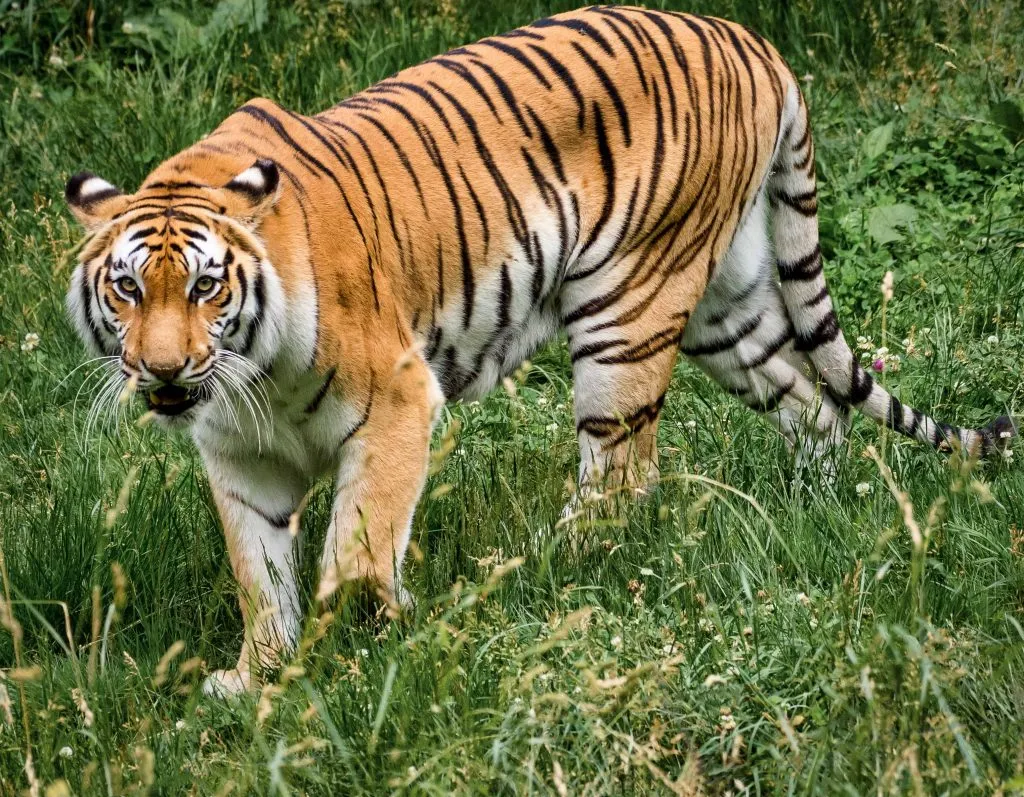
#> input picture lzl/Assignment221012/Bengal-Tiger.webp, 1024 x 797 px, found by its file name
$ python opencv_tiger_madhead.py
#> lines starting #> are read from the running program, lines starting #| are printed output that depends on the picture; after the words box and inside, x2 and y2 are one past the last pixel; in counts of white or black regions, pixels touching at a corner belong together
import numpy as py
import cv2

img = cv2.imread("D:\Coding_Files\PycharmProjects\pythonProject\Bengal-Tiger.webp")
#> img is the input picture: shape (797, 1024, 3); mean B, G, R 69.9, 114.5, 111.3
head = img[160:420, 40:300].copy()  # copy pic by pixels, 1st: vertical ,2nd: horizontal;0,0 means top left corner
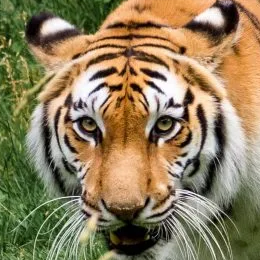
#> head: shape (260, 260, 3); mean B, G, R 92.3, 126.2, 142.5
for i in range(1, 4):  # cautious about the tab, 1,4 means 1<=i<4
    for j in range(1, 4):
        img[260 * (i - 1):260 * i, 260 * (j - 1):260 * j] = head    # copy back to the pic
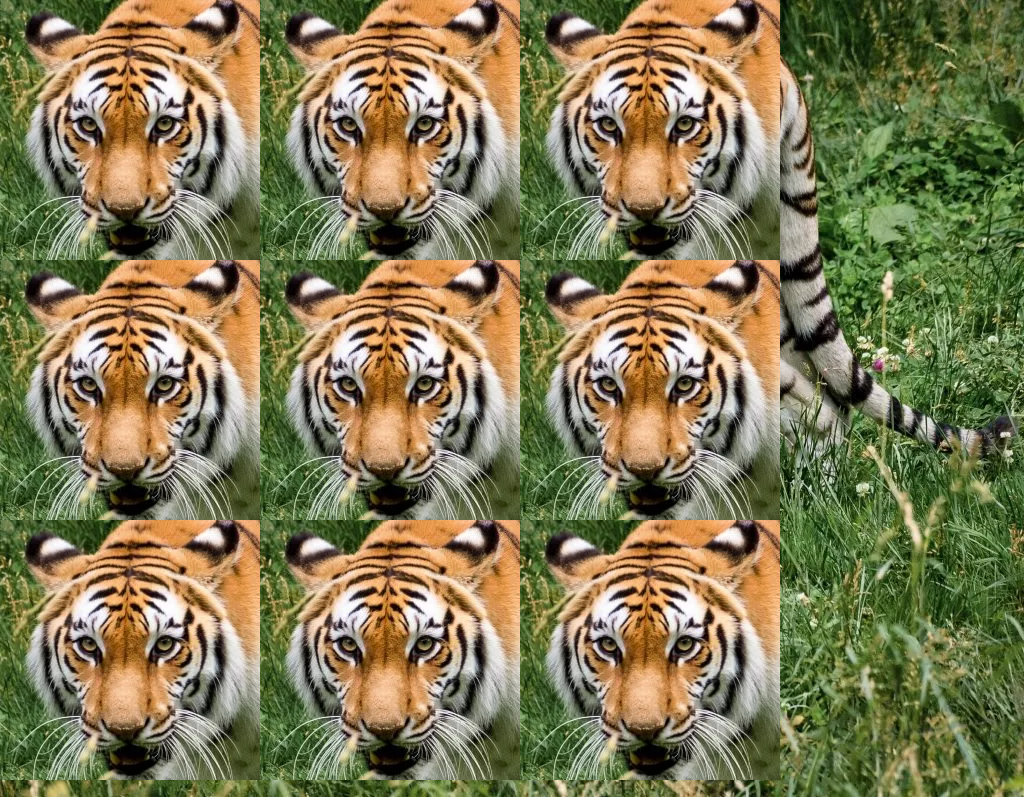
#> img: shape (797, 1024, 3); mean B, G, R 84.6, 121.8, 128.9
for i in range(1, 4):  # cautious about the tab, 1,4 means 1<=i<4
    for j in range(1, 4):
        cv2.rectangle(img,(260 * (i - 1),260 * (j - 1)),(260 * i,260 * j),(0,255,0),3)
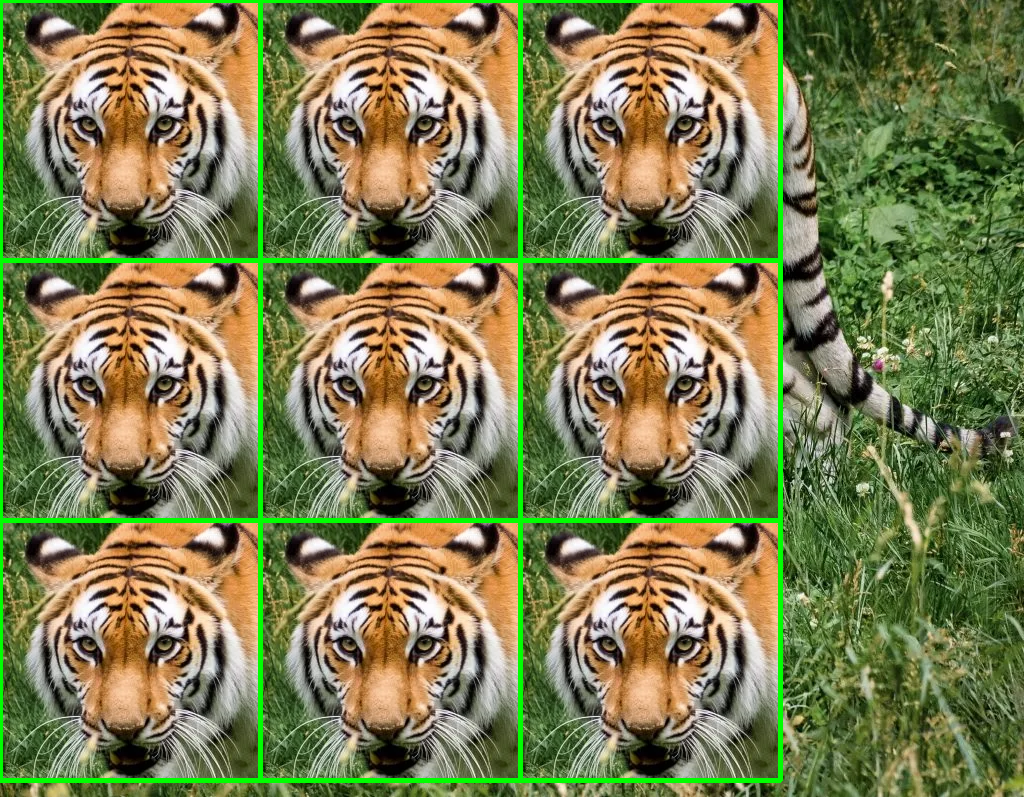
#> img: shape (797, 1024, 3); 3.41% of pixels changed, all inside (x1, y1, x2, y2) = (0, 0, 783, 783)
        # draw green rectangle, addr, top left, bottom right, color, thickness


print(img.shape)
#| (797, 1024, 3)
cv2.imshow('image', img)

cv2.waitKey(0)
cv2.destroyAllWindows()
